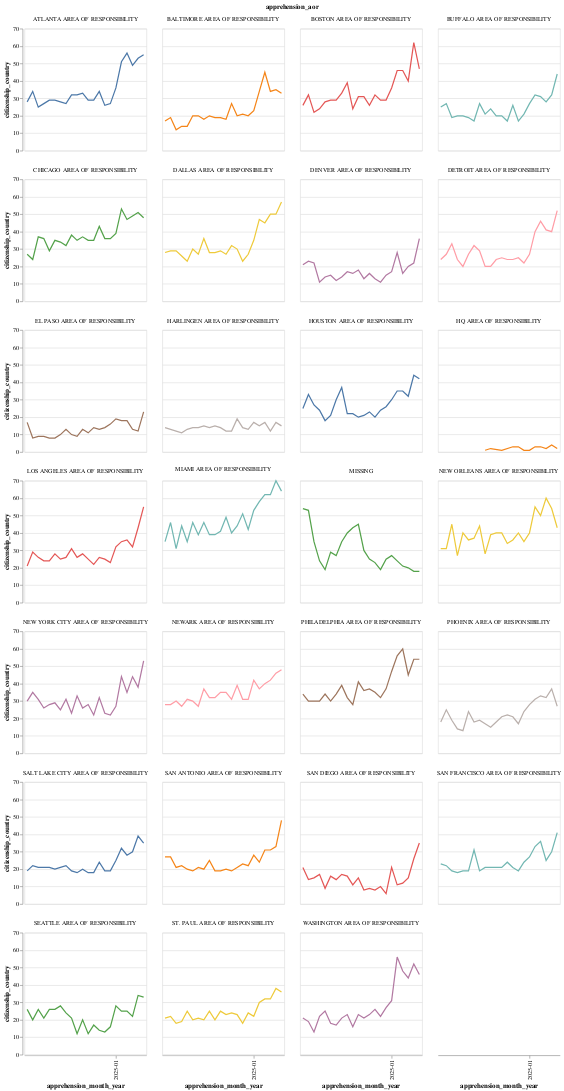

The code cell stored with this chart in its notebook:
### Code cell
alt.Chart(num_countries_over_time).mark_line().encode(
    x=alt.X('apprehension_month_year:O', axis=alt.Axis( grid = False, values=['2025-01'])),
    y='citizenship_country',
    color=alt.Color('apprehension_aor', legend=None),
    tooltip=['apprehension_aor']).properties(width=200,height=200).facet(
                    facet='apprehension_aor',
                    columns=4)

### Figure 1 — Vega-Lite specification as saved in the notebook (floating-point values rounded to 4 significant figures; data arrays with more than 128 entries replaced by an {"elided": "..."} marker saying what was removed)
{"config": {"view": {"continuousWidth": 300, "continuousHeight": 300}}, "data": {"name": "data-c19c4bf860e1819d1538f91096ec8578"}, "facet": {"field": "apprehension_aor", "type": "nominal"}, "spec": {"mark": {"type": "line"}, "encoding": {"color": {"field": "apprehension_aor", "legend": null, "type": "nominal"}, "tooltip": [{"field": "apprehension_aor", "type": "nominal"}], "x": {"axis": {"grid": false, "values": ["2025-01"]}, "field": "apprehension_month_year", "type": "ordinal"}, "y": {"field": "citizenship_country", "type": "quantitative"}}, "height": 200, "width": 200}, "columns": 4, "$schema": "https://vega.github.io/schema/vega-lite/v5.20.1.json", "datasets": {"data-c19c4bf860e1819d1538f91096ec8578": {"elided": "584 records"}}}
